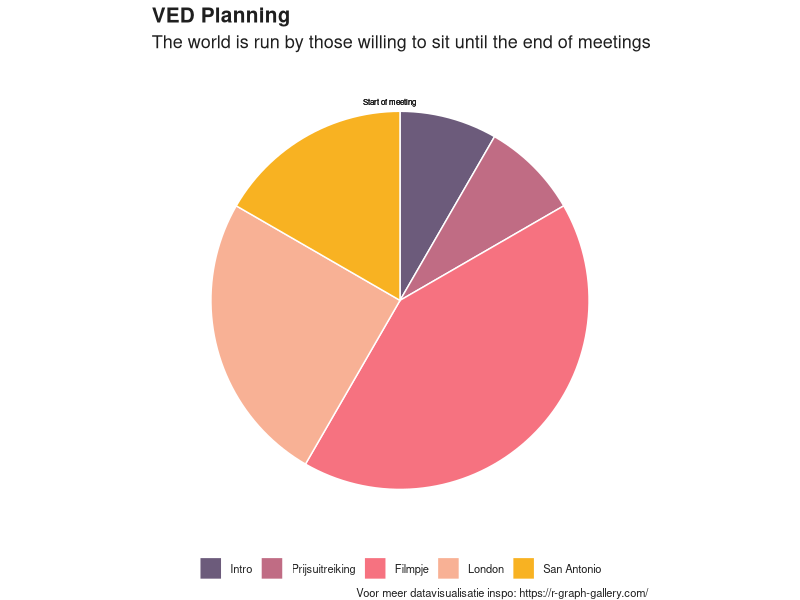

Write the R code that produced this figure.
###---------------- SCRIPT TO PLOT VED PLANNING - MARCH 13 ------------------###

rm(list=ls())

# --------- Packages --------- #
### Run this line only once:
# install.packages("dplyr"); install.packages("ggplot2"); install.packages("ggpubr"); install.packages("stringr"); install.packages("reshape2"); 

library(dplyr)
library(ggplot2)
library(ggpubr)
library(stringr)
library(reshape2)

# ------ Prepare data -------- # 

minute <- 1
time_block <- c(5 * minute)

# Create Data
data <- data.frame(
  group=c("Intro", "Prijsuitreiking", "Filmpje", "London", "San Antonio"),
  value=c(time_block, time_block, 5*time_block, minute * 3 * time_block, 2*time_block)
)
data$group <- factor(data$group, levels = c("Intro", "Prijsuitreiking", "Filmpje", "London", "San Antonio"))


# ------ Plot figure -------- # 

# Basic piechart
plt_planning <- ggplot(data, aes(x="", y=value, fill=group)) +
  geom_bar(stat="identity", width=1, color="white") +
  coord_polar("y", start=0, direction = -1) +
  annotate(x = 1.55, y = 0.5, label = "Start of meeting", geom = "text", size = 2, color = "gray12") +
  annotate(x = 1.55, y = 0.5, label = "Start of meeting", geom = "text", size = 2, color = "gray12") +
  annotate(x = 1.55, y = 0.5, label = "Start of meeting", geom = "text", size = 2, color = "gray12") +  
  theme_void() # remove background, grid, numeric labels

plt_planning + labs(
  title = "VED Planning",
  subtitle ="The world is run by those willing to sit until the end of meetings",
  caption = "Voor meer datavisualisatie inspo: https://r-graph-gallery.com/") +
  scale_fill_manual(values=c("#6C5B7B","#C06C84","#F67280","#F8B195","#F8B222","#C2C185")) +
  theme(text = element_text(size = 10, color = "gray12"), 
        plot.title = element_text(face = "bold", size = 15),
        plot.subtitle = element_text(size = 13),
        axis.title = element_blank(),axis.ticks = element_blank(), axis.text.y = element_blank(), legend.position = "bottom", 
        legend.title = element_blank(),
        panel.background = element_rect(fill = "white", color = "white"),panel.grid = element_blank(),panel.grid.major.x = element_blank() )
